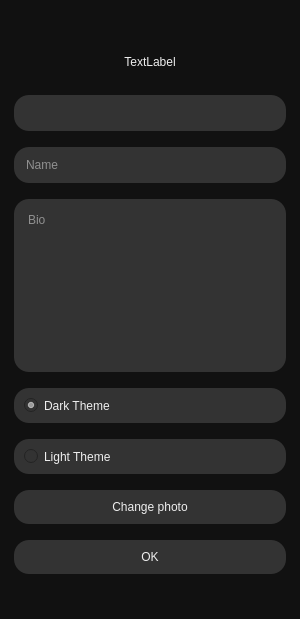
<?xml version="1.0" encoding="UTF-8"?>
<ui version="4.0">
 <class>Dialog</class>
 <widget class="QDialog" name="Dialog">
  <property name="geometry">
   <rect>
    <x>0</x>
    <y>0</y>
    <width>300</width>
    <height>619</height>
   </rect>
  </property>
  <property name="windowTitle">
   <string>Dialog</string>
  </property>
  <property name="styleSheet">
   <string notr="true">background-color: #111111;
color: #EEEEEE;
border-radius: 15px;
font: 15pt &quot;Cantarell&quot;;</string>
  </property>
  <layout class="QVBoxLayout" name="verticalLayout">
   <property name="spacing">
    <number>0</number>
   </property>
   <property name="leftMargin">
    <number>0</number>
   </property>
   <property name="topMargin">
    <number>0</number>
   </property>
   <property name="rightMargin">
    <number>0</number>
   </property>
   <property name="bottomMargin">
    <number>0</number>
   </property>
   <item>
    <widget class="QStackedWidget" name="stackedWidget">
     <widget class="QWidget" name="settings">
      <property name="styleSheet">
       <string notr="true">padding: 10px;
margin: 5px;</string>
      </property>
      <layout class="QVBoxLayout" name="verticalLayout_2">
       <item>
        <spacer name="verticalSpacer_4">
         <property name="orientation">
          <enum>Qt::Vertical</enum>
         </property>
         <property name="sizeHint" stdset="0">
          <size>
           <width>20</width>
           <height>40</height>
          </size>
         </property>
        </spacer>
       </item>
       <item>
        <widget class="QLabel" name="label_5">
         <property name="text">
          <string>TextLabel</string>
         </property>
         <property name="alignment">
          <set>Qt::AlignCenter</set>
         </property>
        </widget>
       </item>
       <item>
        <widget class="QLineEdit" name="lineEdit">
         <property name="styleSheet">
          <string notr="true">background-color: #333333;</string>
         </property>
        </widget>
       </item>
       <item>
        <widget class="QLineEdit" name="lineEdit_2">
         <property name="styleSheet">
          <string notr="true">background-color: #333333;</string>
         </property>
         <property name="placeholderText">
          <string>Name</string>
         </property>
        </widget>
       </item>
       <item>
        <widget class="QPlainTextEdit" name="plainTextEdit">
         <property name="styleSheet">
          <string notr="true">background-color: #333333;</string>
         </property>
         <property name="placeholderText">
          <string>Bio</string>
         </property>
        </widget>
       </item>
       <item>
        <widget class="QRadioButton" name="radioButton">
         <property name="cursor">
          <cursorShape>PointingHandCursor</cursorShape>
         </property>
         <property name="styleSheet">
          <string notr="true">background-color: #333333;</string>
         </property>
         <property name="text">
          <string>Dark Theme</string>
         </property>
         <property name="checked">
          <bool>true</bool>
         </property>
        </widget>
       </item>
       <item>
        <widget class="QRadioButton" name="radioButton_2">
         <property name="cursor">
          <cursorShape>PointingHandCursor</cursorShape>
         </property>
         <property name="styleSheet">
          <string notr="true">background-color: #333333;</string>
         </property>
         <property name="text">
          <string>Light Theme</string>
         </property>
        </widget>
       </item>
       <item>
        <widget class="QPushButton" name="pushButton_2">
         <property name="cursor">
          <cursorShape>PointingHandCursor</cursorShape>
         </property>
         <property name="focusPolicy">
          <enum>Qt::TabFocus</enum>
         </property>
         <property name="styleSheet">
          <string notr="true">QPushButton {
    background-color: #333333;
}

QPushButton:hover {
    background-color: #444444;
}

QPushButton:pressed {
    background-color: #222222;
}
</string>
         </property>
         <property name="text">
          <string>Change photo</string>
         </property>
        </widget>
       </item>
       <item>
        <widget class="QPushButton" name="pushButton">
         <property name="cursor">
          <cursorShape>PointingHandCursor</cursorShape>
         </property>
         <property name="focusPolicy">
          <enum>Qt::TabFocus</enum>
         </property>
         <property name="styleSheet">
          <string notr="true">QPushButton {
    background-color: #333333;
}

QPushButton:hover {
    background-color: #444444;
}

QPushButton:pressed {
    background-color: #222222;
}
</string>
         </property>
         <property name="text">
          <string>OK</string>
         </property>
        </widget>
       </item>
       <item>
        <spacer name="verticalSpacer_3">
         <property name="orientation">
          <enum>Qt::Vertical</enum>
         </property>
         <property name="sizeHint" stdset="0">
          <size>
           <width>20</width>
           <height>40</height>
          </size>
         </property>
        </spacer>
       </item>
      </layout>
     </widget>
     <widget class="QWidget" name="profile">
      <property name="styleSheet">
       <string notr="true">padding: 10px;
margin: 5px;</string>
      </property>
      <layout class="QVBoxLayout" name="verticalLayout_4">
       <property name="spacing">
        <number>0</number>
       </property>
       <property name="leftMargin">
        <number>0</number>
       </property>
       <property name="topMargin">
        <number>0</number>
       </property>
       <property name="rightMargin">
        <number>0</number>
       </property>
       <property name="bottomMargin">
        <number>0</number>
       </property>
       <item>
        <widget class="QLabel" name="label_3">
         <property name="sizePolicy">
          <sizepolicy hsizetype="Preferred" vsizetype="Expanding">
           <horstretch>0</horstretch>
           <verstretch>0</verstretch>
          </sizepolicy>
         </property>
         <property name="minimumSize">
          <size>
           <width>300</width>
           <height>300</height>
          </size>
         </property>
         <property name="sizeIncrement">
          <size>
           <width>1</width>
           <height>1</height>
          </size>
         </property>
         <property name="styleSheet">
          <string notr="true">padding: 00px;
margin: 0px;</string>
         </property>
         <property name="text">
          <string/>
         </property>
         <property name="pixmap">
          <pixmap resource="file.qrc">:/newPrefix/misc/profile.png</pixmap>
         </property>
         <property name="scaledContents">
          <bool>true</bool>
         </property>
        </widget>
       </item>
       <item>
        <widget class="QFrame" name="frame">
         <property name="frameShape">
          <enum>QFrame::StyledPanel</enum>
         </property>
         <property name="frameShadow">
          <enum>QFrame::Raised</enum>
         </property>
         <layout class="QGridLayout" name="gridLayout">
          <item row="3" column="1">
           <widget class="QTextBrowser" name="textBrowser">
            <property name="styleSheet">
             <string notr="true">background-color: #333333;</string>
            </property>
            <property name="html">
             <string>&lt;!DOCTYPE HTML PUBLIC &quot;-//W3C//DTD HTML 4.0//EN&quot; &quot;http://www.w3.org/TR/REC-html40/strict.dtd&quot;&gt;
&lt;html&gt;&lt;head&gt;&lt;meta name=&quot;qrichtext&quot; content=&quot;1&quot; /&gt;&lt;style type=&quot;text/css&quot;&gt;
p, li { white-space: pre-wrap; }
&lt;/style&gt;&lt;/head&gt;&lt;body style=&quot; font-family:'Cantarell'; font-size:15pt; font-weight:400; font-style:normal;&quot;&gt;
&lt;p style=&quot; margin-top:0px; margin-bottom:0px; margin-left:0px; margin-right:0px; -qt-block-indent:0; text-indent:0px;&quot;&gt;asdf&lt;/p&gt;
&lt;p style=&quot; margin-top:0px; margin-bottom:0px; margin-left:0px; margin-right:0px; -qt-block-indent:0; text-indent:0px;&quot;&gt;asdf&lt;/p&gt;&lt;/body&gt;&lt;/html&gt;</string>
            </property>
           </widget>
          </item>
          <item row="1" column="1">
           <widget class="QLabel" name="label_2">
            <property name="styleSheet">
             <string notr="true">background-color: #333333;</string>
            </property>
            <property name="text">
             <string>TextLabel</string>
            </property>
           </widget>
          </item>
          <item row="3" column="0">
           <spacer name="horizontalSpacer">
            <property name="orientation">
             <enum>Qt::Horizontal</enum>
            </property>
            <property name="sizeHint" stdset="0">
             <size>
              <width>40</width>
              <height>20</height>
             </size>
            </property>
           </spacer>
          </item>
          <item row="4" column="1">
           <widget class="QPushButton" name="pushButton_3">
            <property name="cursor">
             <cursorShape>PointingHandCursor</cursorShape>
            </property>
            <property name="focusPolicy">
             <enum>Qt::TabFocus</enum>
            </property>
            <property name="styleSheet">
             <string notr="true">QPushButton {
    background-color: #333333;
}

QPushButton:hover {
    background-color: #444444;
}

QPushButton:pressed {
    background-color: #222222;
}
</string>
            </property>
            <property name="text">
             <string>Close</string>
            </property>
           </widget>
          </item>
          <item row="0" column="1">
           <widget class="QLabel" name="label">
            <property name="styleSheet">
             <string notr="true">background-color: #333333;</string>
            </property>
            <property name="text">
             <string>TextLabel</string>
            </property>
           </widget>
          </item>
          <item row="3" column="2">
           <spacer name="horizontalSpacer_2">
            <property name="orientation">
             <enum>Qt::Horizontal</enum>
            </property>
            <property name="sizeHint" stdset="0">
             <size>
              <width>40</width>
              <height>20</height>
             </size>
            </property>
           </spacer>
          </item>
         </layout>
        </widget>
       </item>
      </layout>
     </widget>
     <widget class="QWidget" name="newcontact">
      <property name="styleSheet">
       <string notr="true">padding: 10px;
margin: 5px;</string>
      </property>
      <layout class="QVBoxLayout" name="verticalLayout_5">
       <item>
        <spacer name="verticalSpacer_2">
         <property name="orientation">
          <enum>Qt::Vertical</enum>
         </property>
         <property name="sizeHint" stdset="0">
          <size>
           <width>20</width>
           <height>40</height>
          </size>
         </property>
        </spacer>
       </item>
       <item>
        <widget class="QLabel" name="label_4">
         <property name="text">
          <string/>
         </property>
         <property name="alignment">
          <set>Qt::AlignCenter</set>
         </property>
        </widget>
       </item>
       <item>
        <widget class="QLineEdit" name="lineEdit_4">
         <property name="styleSheet">
          <string notr="true">background-color: #333333;</string>
         </property>
         <property name="placeholderText">
          <string>Username</string>
         </property>
        </widget>
       </item>
       <item>
        <widget class="QPushButton" name="pushButton_4">
         <property name="cursor">
          <cursorShape>PointingHandCursor</cursorShape>
         </property>
         <property name="focusPolicy">
          <enum>Qt::TabFocus</enum>
         </property>
         <property name="styleSheet">
          <string notr="true">QPushButton {
    background-color: #333333;
}

QPushButton:hover {
    background-color: #444444;
}

QPushButton:pressed {
    background-color: #222222;
}
</string>
         </property>
         <property name="text">
          <string>Add</string>
         </property>
        </widget>
       </item>
       <item>
        <spacer name="verticalSpacer">
         <property name="orientation">
          <enum>Qt::Vertical</enum>
         </property>
         <property name="sizeHint" stdset="0">
          <size>
           <width>20</width>
           <height>40</height>
          </size>
         </property>
        </spacer>
       </item>
      </layout>
     </widget>
    </widget>
   </item>
  </layout>
 </widget>
 <resources>
  <include location="file.qrc"/>
 </resources>
 <connections>
  <connection>
   <sender>pushButton_3</sender>
   <signal>clicked()</signal>
   <receiver>Dialog</receiver>
   <slot>close()</slot>
   <hints>
    <hint type="sourcelabel">
     <x>192</x>
     <y>512</y>
    </hint>
    <hint type="destinationlabel">
     <x>192</x>
     <y>281</y>
    </hint>
   </hints>
  </connection>
 </connections>
</ui>
